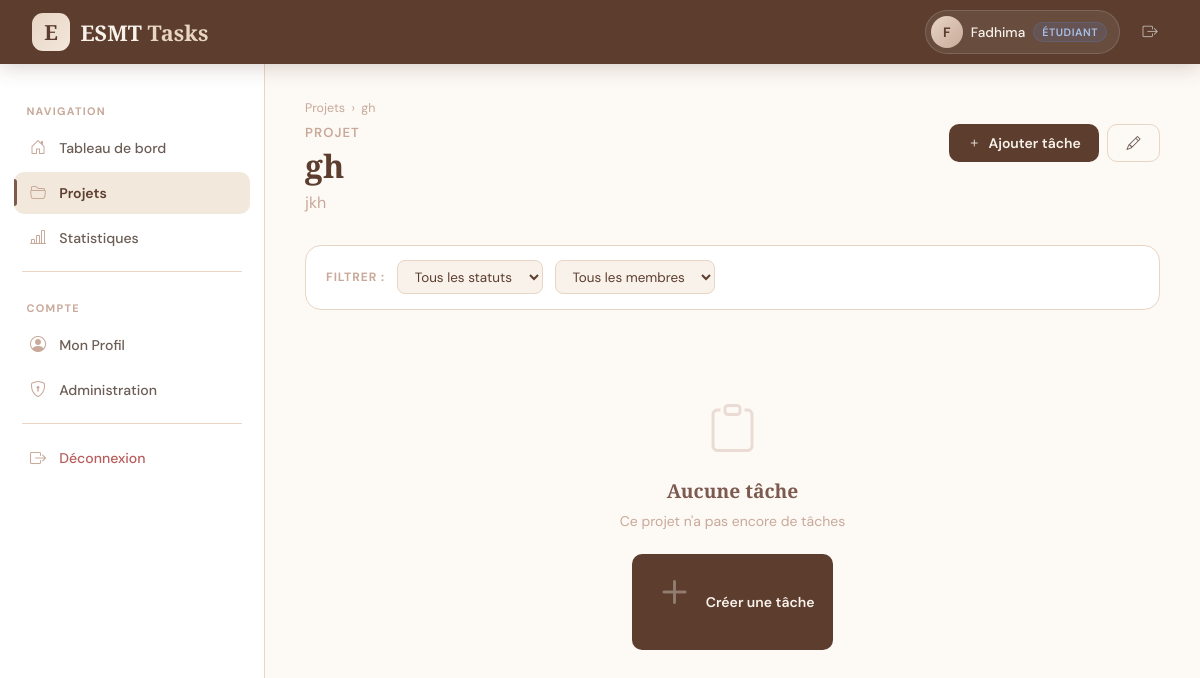
/projects/1/ (signed in), run on the app's committed database.
### users/models.py (models this page shows, shortened)
class CustomUser(AbstractUser):
    ROLE_CHOICES = [
        ('etudiant', 'Étudiant'),
        ('professeur', 'Professeur'),
    ]
    role = models.CharField(
        max_length=20,
        choices=ROLE_CHOICES,
        default='etudiant'
    )
    avatar = models.ImageField(
        upload_to='avatars/',
        null=True,
        blank=True
    )
    bio = models.TextField(blank=True, null=True)

### projects/models.py (models this page shows, shortened)
class Project(models.Model):
    name = models.CharField(max_length=200, verbose_name="Nom du projet")
    description = models.TextField(blank=True, verbose_name="Description")
    created_by = models.ForeignKey(
        settings.AUTH_USER_MODEL,
        on_delete=models.CASCADE,
        related_name='created_projects',
        verbose_name="Créé par"
    )
    members = models.ManyToManyField(
        settings.AUTH_USER_MODEL,
        related_name='member_projects',
        blank=True,
        verbose_name="Membres"
    )
    created_at = models.DateTimeField(auto_now_add=True)
    updated_at = models.DateTimeField(auto_now=True)
    class Meta:
        ordering = ['-created_at']
        verbose_name = "Projet"
        verbose_name_plural = "Projets"

### projects/views.py (the view)
# urls.py: path('<int:pk>/', views.project_detail, name='project_detail'),
@login_required
def project_detail(request, pk):
    project = get_object_or_404(Project, pk=pk)
    if request.user != project.created_by and request.user not in project.members.all():
        messages.error(request, 'Vous n\'avez pas accès à ce projet.')
        return redirect('project_list')
    tasks = project.tasks.select_related('assigned_to')
    status_filter = request.GET.get('status', '')
    user_filter = request.GET.get('user', '')
    if status_filter:
        tasks = tasks.filter(status=status_filter)
    if user_filter:
        tasks = tasks.filter(assigned_to__id=user_filter)
    return render(request, 'projects/detail.html', {
        'project': project,
        'tasks': tasks,
        'members': project.members.all(),
        'status_filter': status_filter,
        'user_filter': user_filter,
        'is_creator': request.user == project.created_by,
    })

### templates/projects/detail.html (shortened to what this page needs)
{% extends 'base.html' %}
{% block content %}
{% include 'partials/navbar.html' %}
<div class="app-layout">
    {% include 'partials/sidebar.html' %}
    <main class="main-content">
        <div class="breadcrumb">
            <a href="{% url 'project_list' %}">Projets</a>
            <span>›</span>
            <span>{{ project.name }}</span>
        </div>
        <div class="page-header">
            <div>
                <p class="page-subtitle">Projet</p>
                <h1 class="page-title">{{ project.name }}</h1>
                {% if project.description %}
                <p style="color:var(--brown-pale);margin-top:.3rem;">{{ project.description }}</p>
                {% endif %}
            </div>
            {% if is_creator %}
            <div style="display:flex;gap:.5rem;">
                <a href="{% url 'task_create' project.pk %}" class="btn btn-primary">
                    <i class="bi bi-plus"></i> Ajouter tâche
                </a>
                <a href="{% url 'project_edit' project.pk %}" class="btn btn-outline">
                    <i class="bi bi-pencil"></i>
                </a>
            </div>
            {% endif %}
        </div>
        <div class="filter-bar">
            <span class="filter-label">Filtrer :</span>
            <form method="get" style="display:flex;gap:.75rem;align-items:center;">
                <select name="status" class="filter-select" onchange="this.form.submit()">
                    <option value="">Tous les statuts</option>
                </select>
                <select name="user" class="filter-select" onchange="this.form.submit()">
                    <option value="">Tous les membres</option>
                </select>
            </form>
        </div>
        {% if tasks %}
        <div style="display:grid;grid-template-columns:repeat(auto-fill,minmax(280px,1fr));gap:1rem;">
            {% for task in tasks %}
            <div class="task-card {% if task.is_overdue %}overdue{% endif %}">
                <div style="display:flex;justify-content:space-between;align-items:flex-start;gap:.5rem;">
                    <span class="task-title">{{ task.title }}</span>
                    <span class="badge badge-{{ task.status }}">{{ task.get_status_display }}</span>
                </div>
                {% if task.description %}
                <p style="font-size:.82rem;color:var(--brown-pale);margin:.3rem 0;line-height:1.4;">{{ task.description|truncatewords:10 }}</p>
                {% endif %}
                <div class="task-meta">
                    {% if task.assigned_to %}
                    <span><i class="bi bi-person"></i> {{ task.assigned_to.username }}</span>
                    {% endif %}
                    {% if task.due_date %}
                    <span class="{% if task.is_overdue %}text-danger{% endif %}">
                        <i class="bi bi-calendar3"></i> {{ task.due_date|date:"d/m/Y" }}
                        {% if task.is_overdue %} ⚠️{% endif %}
                    </span>
                    {% endif %}
                </div>
                {% if is_creator or task.assigned_to == request.user %}
                <div style="display:flex;gap:.5rem;margin-top:.75rem;padding-top:.75rem;border-top:1px solid var(--beige);">
                    <a href="{% url 'task_update' task.pk %}" class="btn btn-outline btn-sm">
                        <i class="bi bi-pencil"></i> Modifier
                    </a>
                    {% if is_creator %}
                    <a href="{% url 'task_delete' task.pk %}" class="btn btn-danger btn-sm"
                       onclick="return confirm('Supprimer cette tâche ?')">
                        <i class="bi bi-trash"></i>
                    </a>
                    {% endif %}
                </div>
                {% endif %}
            </div>
            {% endfor %}
        </div>
        {% else %}
        <div class="empty-state">
            <i class="bi bi-clipboard"></i>
            <h4>Aucune tâche</h4>
            <p>Ce projet n'a pas encore de tâches</p>
            {% if is_creator %}
            <a href="{% url 'task_create' project.pk %}" class="btn btn-primary">
                <i class="bi bi-plus"></i> Créer une tâche
            </a>
            {% endif %}
        </div>
        {% endif %}
    </main>
</div>
{% endblock %}

### templates/partials/navbar.html
<nav class="navbar">
    <a href="{% url 'dashboard' %}" class="navbar-brand">
        <div class="logo-icon">E</div>
        <span class="brand-text">ESMT <span>Tasks</span></span>
    </a>
    <div class="navbar-right">
        <a href="{% url 'profile' %}" class="user-chip">
            <div class="user-avatar">{{ user.username.0|upper }}</div>
            <span class="user-name">{{ user.username }}</span>
            <span class="role-badge {{ user.role }}">{{ user.get_role_display }}</span>
        </a>
        <a href="{% url 'logout' %}" class="nav-btn"><i class="bi bi-box-arrow-right"></i></a>
    </div>
</nav>

### data on the page
CustomUser: username.0 "F", username "Fadhima", role "ÉTUDIANT"
Project: name "gh", description "jkh"
